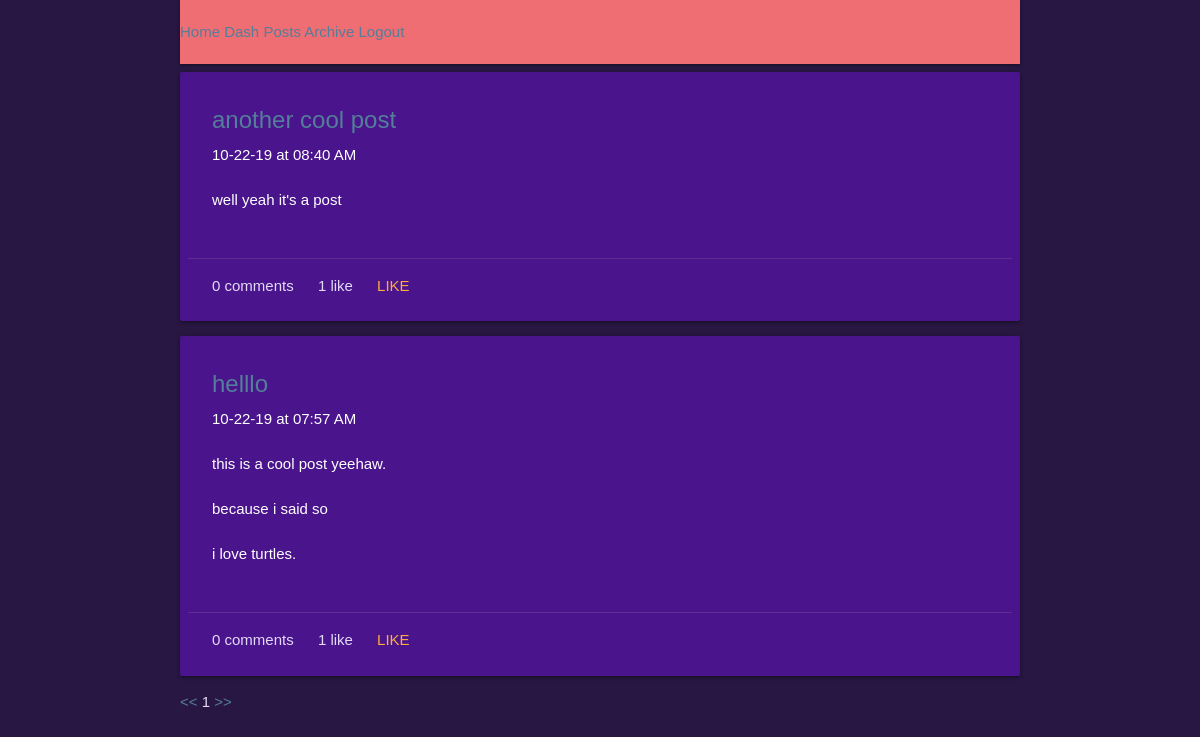
/ben/posts/ (signed in), run on the app's committed database.
### posts/models.py (models this page shows)
class Post(models.Model):
        title = models.CharField(max_length=100)
        pub_date = models.DateTimeField('date published', auto_now_add=True)
        body = models.TextField()
        user = models.ForeignKey(User, on_delete=models.CASCADE, null=True)
        def utc_to_local(self, utc_datetime):
	        return utc_datetime.astimezone(tz=None)
        def __str__(self):
	        date = self.utc_to_local(self.pub_date).strftime('%m-%d-%y')
	        time = self.utc_to_local(self.pub_date).strftime('%I:%M %p')
	        return '%s at %s \n\n %s \n\n' % (date, time, self.body)

### posts/views.py (the view)
# urls.py: path('', views.index, name="index"),
def index(request, username):
    try:
    	User.objects.get(username=username)
    except:
        context = {'username': None}
        return render(request, 'posts/index.html', context)
    user = User.objects.get(username=username)
    posts = Post.objects.filter(user=user).order_by('-pub_date')
    paginator = Paginator(posts, 8)
    page = request.GET.get('page')
    try:
        posts = paginator.page(page);
    except PageNotAnInteger:
        posts = paginator.page(1);
    except EmptyPage:
        posts = paginator.page(paginator.num_pages)
    try:
        lastMinusCurrent = paginator.num_pages - posts.number
    except EmptyPage:
        lastMinusCurrent = 1
    try:
        previousPreviousPage = paginator.page(posts.number - 2)
    except EmptyPage:
        previousPreviousPage = 1
    try:
        nextNextPage = paginator.page(posts.number + 2)
    except EmptyPage:
        nextNextPage = 1
        print(lastMinusCurrent)
        print(previousPreviousPage)
        print(nextNextPage)
    context = {
        'username': user,
        'posts': posts,
        'last_minus_current': lastMinusCurrent,
        'previous_previous_page': previousPreviousPage,
        'next_next_page': nextNextPage
    }
    return render(request, 'posts/index.html', context)

### posts/templatetags/likes_features.py (called while the page is built)
@register.simple_tag
def like_text(count):
	if count == 1:
		return str(count) + " like"
	else:
		return str(count) + " likes"

@register.simple_tag
def comment_text_index(count):
	if count == 1:
		return str(count) + " comment"
	else:
		return str(count) + " comments"

@register.simple_tag
def like_button(user, post):
	if user.like_set.filter(post=post):
		like_text = "Unlike"
	else:
		like_text = "Like"
	return like_text

### posts/templates/posts/index.html (shortened to what this page needs)
{% extends 'Blog/base.html' %}
{% load likes_features %}
{% block content %}
{% if username == None %}
	<h1>"Whoa dude, this user doesn't exist!"</h1>
{% else %}
	{% for post in posts %}
	<div class="post card purple darken-4">
		<div class="card-content white-text">
			<div class="card-title">
				<a href={% url 'posts:display-post' username=username post_number=post.id %}>{{ post.title|linebreaksbr }}</a> <br>
			</div>
			{{ post|linebreaksbr }}
		</div>
		{% if user.is_authenticated %}
		<div class="card-action">
			<span class="comments">
				{% comment_text_index post.comment_set.count %}
			</span>
			<span class="likes" id="like-{{ post.id }}">
				{% like_text post.like_set.count %}
			</span>
			<span class="post-actions">
				<a href={% url 'comments:like' username=post.user.username post_id=post.id %} class="like-link" id="like-link-{{ post.id }}">
				{% like_button request.user post %}
				</a>
			</span>
		</div>
		{% endif %}
	</div>
	{% endfor %}
		<div class='pagination'>
			<span class='page-nav'>
				<span>
					<a href="?page=1">&lt;&lt;</a>
				</span>
				<span class='current'>
					{{ posts.number }}
				</span>
			<span>
				<a href="?page={{ posts.paginator.num_pages }}">&gt;&gt;</a>
			</span>
		</div>
{% endif %}
{% endblock content %}

### static/Blog/site.css (style rules this page uses)
a:link { text-decoration: none; color: #547E99; }
body { color: #E3DAF7; background-color: #281742; font-family: Roboto Slab, Arial, Georgia, serif; }
.post { background-color: #472A7D; padding: 8px; margin: 8px 5px; }
.comments { padding-right: 20px; color: #E3DAF7; }
.post-actions { padding-left: 20px; }

### data on the page
Post: title "another cool post", pub_date+body "10-22-19 at 08:40 AM well yeah it's a post", id "0 comments", id "1 like"
Post: title "helllo", pub_date+body "10-22-19 at 07:57 AM this is a cool post yeehaw. because i said so i love turtles.", id "0 comments", id "1 like"

### other printed values
{{ posts.number }} "1"
